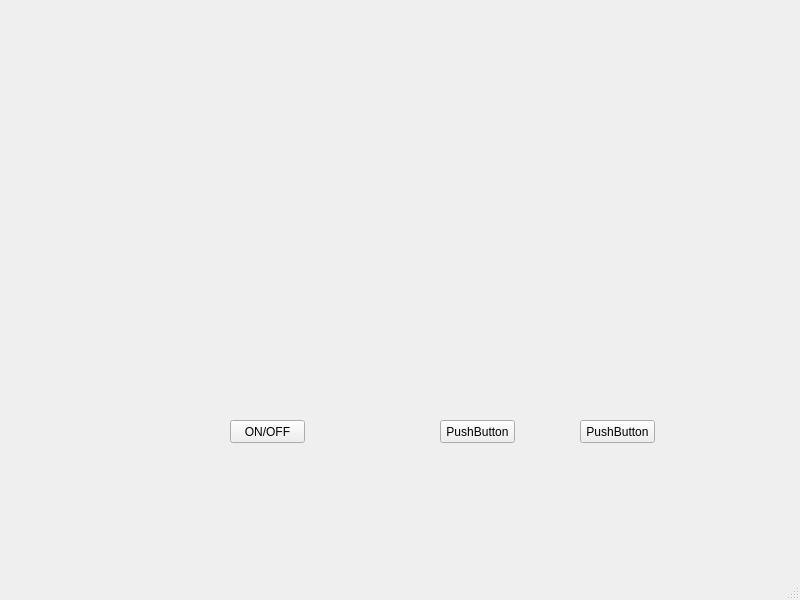
<?xml version="1.0" encoding="UTF-8"?>
<ui version="4.0">
 <class>MainWindow</class>
 <widget class="QMainWindow" name="MainWindow">
  <property name="geometry">
   <rect>
    <x>0</x>
    <y>0</y>
    <width>800</width>
    <height>600</height>
   </rect>
  </property>
  <property name="windowTitle">
   <string>MainWindow</string>
  </property>
  <widget class="QWidget" name="centralwidget">
   <widget class="QPushButton" name="pushButton">
    <property name="geometry">
     <rect>
      <x>230</x>
      <y>420</y>
      <width>75</width>
      <height>23</height>
     </rect>
    </property>
    <property name="text">
     <string>ON/OFF</string>
    </property>
   </widget>
   <widget class="QPushButton" name="pushButton_2">
    <property name="geometry">
     <rect>
      <x>440</x>
      <y>420</y>
      <width>75</width>
      <height>23</height>
     </rect>
    </property>
    <property name="text">
     <string>PushButton</string>
    </property>
   </widget>
   <widget class="QPushButton" name="pushButton_3">
    <property name="geometry">
     <rect>
      <x>580</x>
      <y>420</y>
      <width>75</width>
      <height>23</height>
     </rect>
    </property>
    <property name="text">
     <string>PushButton</string>
    </property>
   </widget>
   <widget class="QLabel" name="label">
    <property name="geometry">
     <rect>
      <x>220</x>
      <y>280</y>
      <width>141</width>
      <height>71</height>
     </rect>
    </property>
    <property name="text">
     <string/>
    </property>
    <property name="pixmap">
     <pixmap>B1/vang.png</pixmap>
    </property>
   </widget>
   <widget class="QLabel" name="label_2">
    <property name="geometry">
     <rect>
      <x>450</x>
      <y>280</y>
      <width>141</width>
      <height>71</height>
     </rect>
    </property>
    <property name="text">
     <string/>
    </property>
    <property name="pixmap">
     <pixmap>B1/vang.png</pixmap>
    </property>
   </widget>
  </widget>
  <widget class="QMenuBar" name="menubar">
   <property name="geometry">
    <rect>
     <x>0</x>
     <y>0</y>
     <width>800</width>
     <height>21</height>
    </rect>
   </property>
  </widget>
  <widget class="QStatusBar" name="statusbar"/>
 </widget>
 <resources/>
 <connections/>
</ui>
